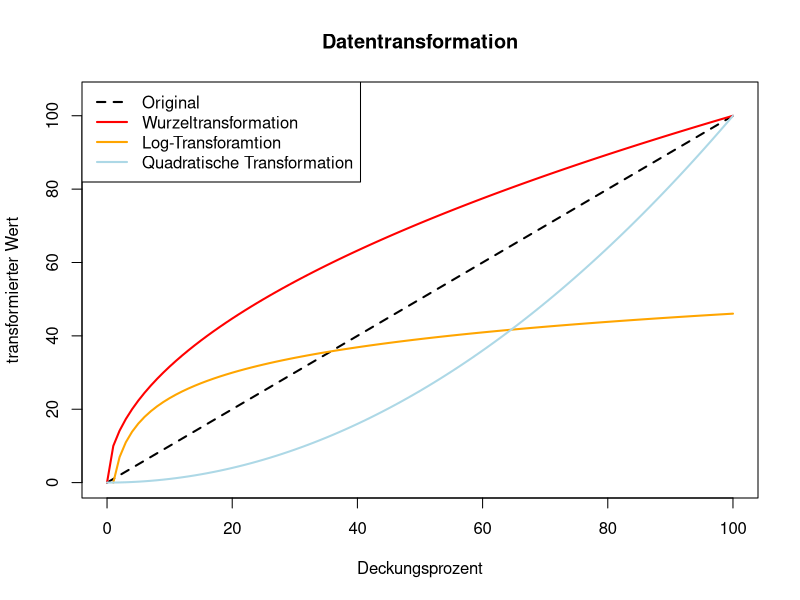
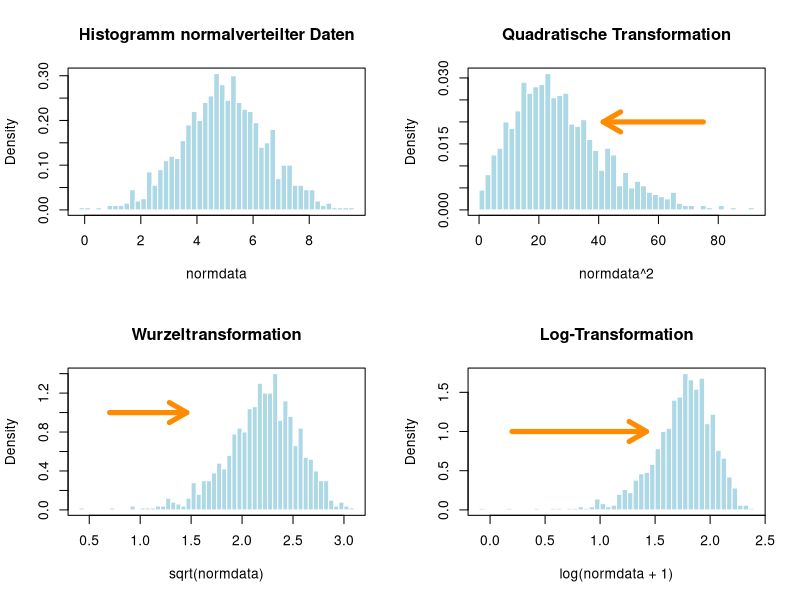
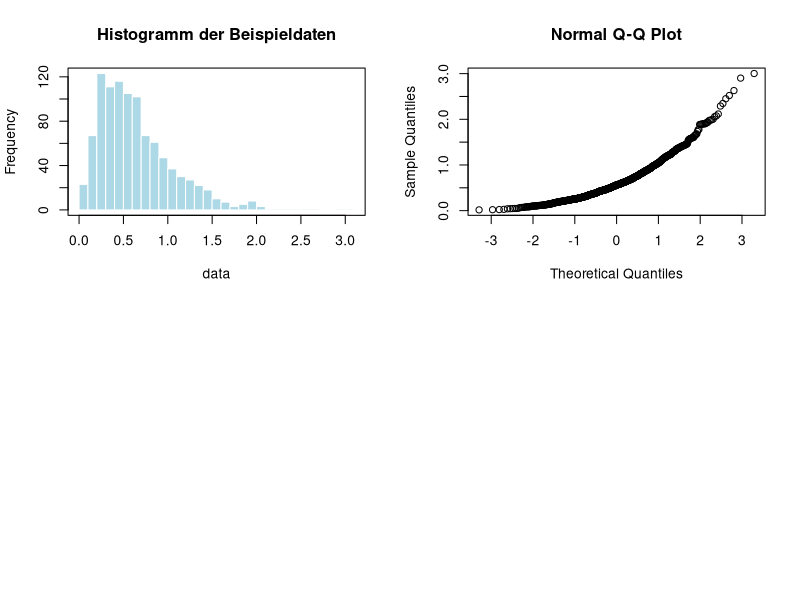
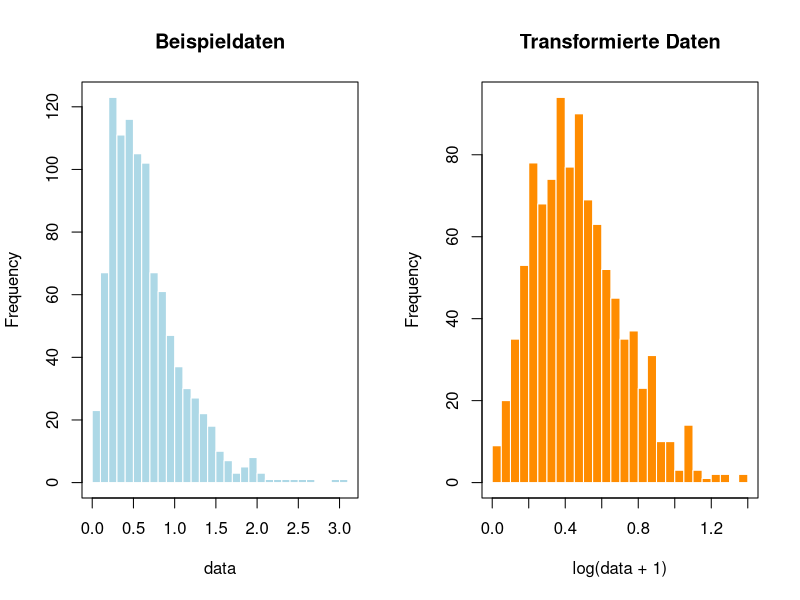

Here is the R script that generated these plots, in order:
# DATENTRANSFORMATION:
# a) Zur Normalisierung von Daten (sqrt, log...).
# b) Zum Herauf- und Herabgewichten von kleiner oder großer Werte (z.B. seltener und häufiger Arten).
# c) Um verschiedene Objekte vergleichen zu können (z.B. Aufnahmen mit verschiedener Gesamtdeckung).
###############################################################
### Auswirkungen verschiedener Datentransforamtionen auf
### Daten am Beispiel von Deckungsprozenten.
###############################################################
deckung  <- cbind.data.frame(seq(0,100,1),seq(0,100,1))  # Daten erstellen
names(deckung) <- c("X","Y")
head(deckung)
plot(deckung$Y ~ deckung$X, type="l", lwd=2, lty=2, col="black", ylim=c(0,105),
     ylab="transformierter Wert", xlab="Deckungsprozent", main="Datentransformation")
lines(sqrt(deckung$Y)*10 ~ deckung$X, col="red", lwd=2)
lines(log(deckung$Y)*10 ~ deckung$X, col="orange", lwd=2)
lines((deckung$Y^2)/100 ~ deckung$X, col="lightblue", lwd=2)
legend("topleft", legend=c("Original", "Wurzeltransformation",
                           "Log-Transforamtion", "Quadratische Transformation"), col=c("black", "red", "orange","lightblue"), lty=c(2,1,1,1) , lwd=2)


###############################################################
### Auswirkung von Transformationen auf die Verteilung von Daten ####
###############################################################

# Vergleich der Transformationen anhand normalverteilter Daten
library(fields) # für arrow.plot()
set.seed(44)
normdata <- rnorm(1000, 5, 1.5)

par(mfrow=c(2,2))
hist(normdata, main = "Histogramm normalverteilter Daten", col = "lightblue", border = "white", nclass = 40, freq=F)
box(which = "plot")

# Quadratische Transforamtion
hist(normdata^2, main = "Quadratische Transformation", col = "lightblue", border = "white", nclass = 40, freq=F)
box(which = "plot")
sd(normdata^2)
mean(normdata^2)
arrow.plot(a1 = 75, a2 = 0.02, u = -1, v = 0, arrow.ex=1000, length=0.2, col="darkorange", lwd=5)

# Wurzeltransformation
hist(sqrt(normdata), main = "Wurzeltransformation", col = "lightblue", border = "white", nclass = 40, freq=F)
box(which = "plot")
arrow.plot(a1 = .7, a2 = 1, u = 1, v = 0, arrow.ex=0.5, length=0.2, col="darkorange", lwd=5)

# Log-Transformation
hist(log(normdata + 1), main = "Log-Transformation", col = "lightblue", border = "white", nclass = 40, freq=F)
box(which = "plot")
arrow.plot(a1 = 0.2, a2 = 1, u = 1, v = 0, arrow.ex=0.65, length=0.2, col="darkorange", lwd=5)

###############################################################
### Beispiel einer Normalisierung ####
###############################################################

# Simulation von Daten
set.seed(66)
data <- rgamma(1000, 2, 3)
hist(data, main = "Histogramm der Beispieldaten", col = "lightblue", border = "white", nclass = 40)
box(which = "plot")

#Visuelle Darstellung in einem QQ Plot:
qqnorm(data)

# Log-Transforamtion normalisiert daten
par(mfrow=c(1,2))
hist(data, main = "Beispieldaten", col = "lightblue", border = "white", nclass = 40)
box(which = "plot")
hist(log(data + 1), main = "Transformierte Daten", col = "darkorange", border = "white", nclass = 40)
box(which = "plot")

###############################################################
### Transformationen mit decostand(vegan) ####
###############################################################
library(vegan)
data(varespec)   ### Example data
head(varespec)
colSums(varespec)

vegdataTotal1 <- decostand(t(varespec), method="total")   # Teilen durch die Zeilensumme *Zeilen
vegdataTotal <- t(vegdataTotal1)
colSums(vegdataTotal)
vegdataMax <- decostand(varespec, method="max")       # Teilen durch das Spaltenmaximum *Spalten
colSums(vegdataMax)
vegdataRange <- decostand(varespec, method="range")   # Relativierung                        *Spalten
colSums(vegdataRange )
vegdataStand <- decostand(varespec, method="standardize")  # Standardisierung                     *Spalten
colSums(vegdataStand)
vegdataPA <- decostand(varespec, method="pa")         # Umwandlung der Daten in Präsens-Absens-Daten: 0,1
colSums(vegdataPA)
vegdataScale <- scale(varespec, center=TRUE)                          # Zentrierung der Daten *Spalten
colSums(vegdataScale)
